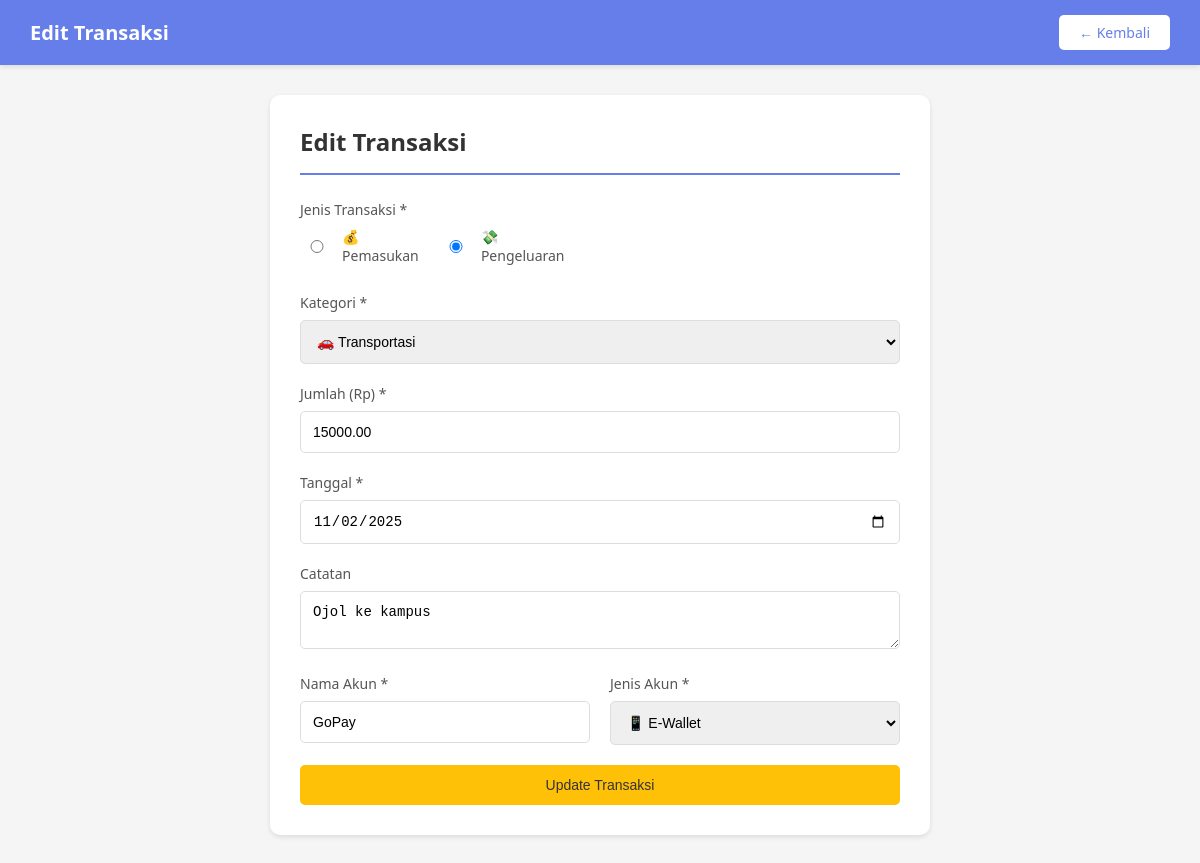
/edit_transaksi.php?id=4 (signed in), run on an earlier commit of the app's database.
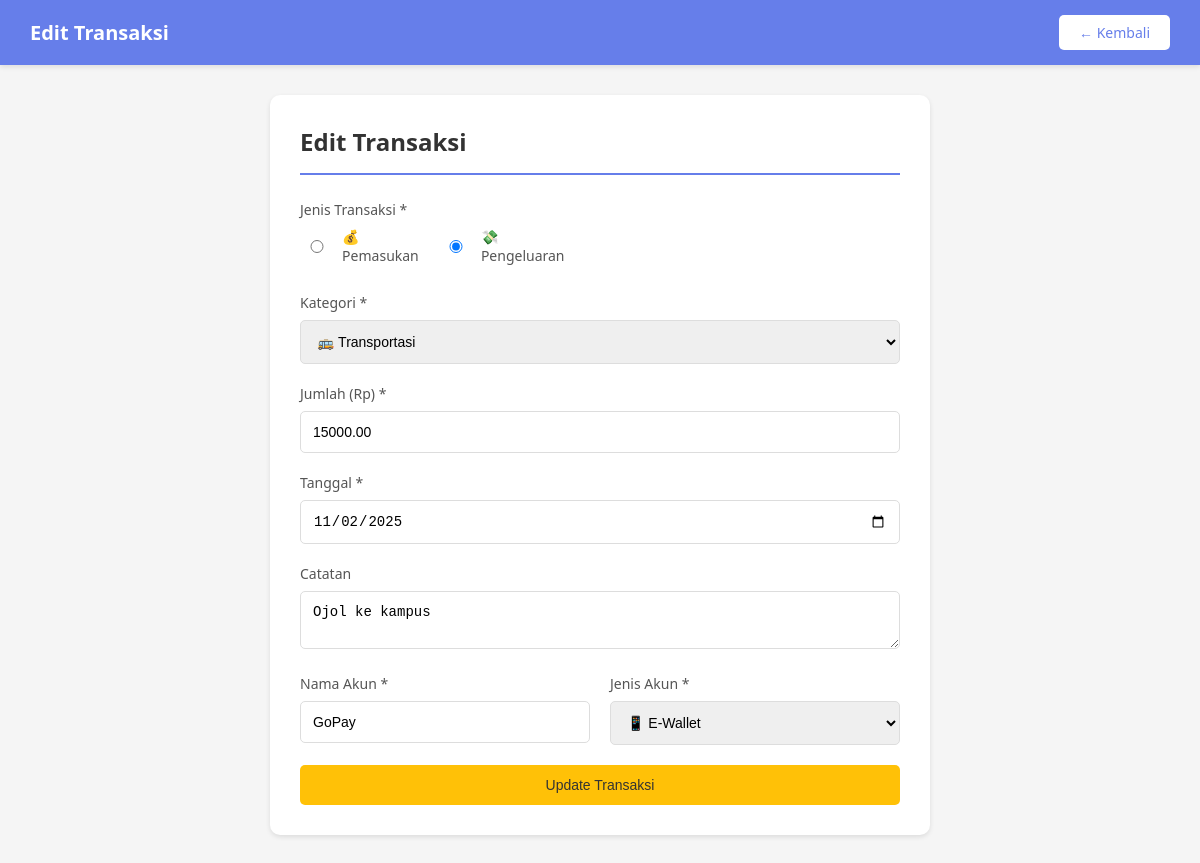
And on a later commit of the database.
### tables this page shows
CREATE TABLE `transaksi` (
  `id_transaksi` int(11) NOT NULL,
  `id_pengguna` int(11) NOT NULL,
  `id_kategori` int(11) NOT NULL,
  `jumlah` decimal(14,2) NOT NULL,
  `jenis_transaksi` enum('pengeluaran','pemasukan') NOT NULL,
  `tanggal_transaksi` date NOT NULL,
  `catatan` varchar(255) DEFAULT NULL,
  `nama_akun` varchar(80) DEFAULT 'Tunai',
  `jenis_akun` enum('tunai','bank','ewallet') DEFAULT 'tunai',
  `id_target` int(11) DEFAULT NULL,
  `dibuat_pada` timestamp NOT NULL DEFAULT current_timestamp()
);

CREATE TABLE `kategori` (
  `id_kategori` int(11) NOT NULL,
  `nama` varchar(80) NOT NULL,
  `jenis` enum('pengeluaran','pemasukan') NOT NULL DEFAULT 'pengeluaran',
  `warna` varchar(7) DEFAULT '#667eea',
  `ikon` varchar(10) DEFAULT '?',
  `dibuat_pada` timestamp NOT NULL DEFAULT current_timestamp()
);

### edit_transaksi.php (the view, shortened to what this page needs)
<?php
require_once 'config.php';
$user_id = $_SESSION['user_id'];
$id_transaksi = intval($_GET['id']);
$sql_transaksi = "SELECT * FROM transaksi WHERE id_transaksi = $id_transaksi AND id_pengguna = $user_id";
$result = mysqli_query($conn, $sql_transaksi);
$transaksi = mysqli_fetch_assoc($result);
$sql_kategori = "SELECT * FROM kategori ORDER BY jenis, nama";
$kategori = mysqli_query($conn, $sql_kategori);
?>
<!DOCTYPE html>
<html lang="id">
<head>
</head>
<body>
    <div class="navbar">
        <h1>Edit Transaksi</h1>
        <a href="dashboard.php" class="btn-back">← Kembali</a>
    </div>
    <div class="container">
        <div class="form-container">
            <h2>Edit Transaksi</h2>
            <form method="POST" action="">
                <div class="form-group">
                    <label>Jenis Transaksi *</label>
                    <div class="radio-group">
                        <label>
                            <input type="radio" name="jenis_transaksi" value="pemasukan"
                                   <?php echo $transaksi['jenis_transaksi'] == 'pemasukan' ? 'checked' : ''; ?>>
                            💰 Pemasukan
                        </label>
                        <label>
                            <input type="radio" name="jenis_transaksi" value="pengeluaran"
                                   <?php echo $transaksi['jenis_transaksi'] == 'pengeluaran' ? 'checked' : ''; ?>>
                            💸 Pengeluaran
                        </label>
                    </div>
                </div>
                <div class="form-group">
                    <label>Kategori *</label>
                    <select name="id_kategori" required>
                        <?php
                        $current_jenis = '';
                        while ($k = mysqli_fetch_assoc($kategori)):
                            if ($current_jenis !== $k['jenis']) {
                                if ($current_jenis !== '') echo '</optgroup>';
                                echo '<optgroup label="' . ucfirst($k['jenis']) . '">';
                                $current_jenis = $k['jenis'];
                            }
                        ?>
                            <option value="<?php echo $k['id_kategori']; ?>"
                                    <?php echo $transaksi['id_kategori'] == $k['id_kategori'] ? 'selected' : ''; ?>>
                                <?php echo $k['ikon'] . ' ' . $k['nama']; ?>
                            </option>
                        <?php endwhile; ?>
                        </optgroup>
                    </select>
                </div>
                <div class="form-group">
                    <label>Jumlah (Rp) *</label>
                    <input type="number" name="jumlah" required min="0" step="1000"
                           value="<?php echo $transaksi['jumlah']; ?>">
                </div>
                <div class="form-group">
                    <label>Tanggal *</label>
                    <input type="date" name="tanggal_transaksi" required
                           value="<?php echo $transaksi['tanggal_transaksi']; ?>">
                </div>
                <div class="form-group">
                    <label>Catatan</label>
                    <textarea name="catatan" rows="2"><?php echo $transaksi['catatan']; ?></textarea>
                </div>
                <div class="form-row">
                    <div class="form-group">
                        <label>Nama Akun *</label>
                        <input type="text" name="nama_akun" required
                               value="<?php echo $transaksi['nama_akun']; ?>">
                    </div>
                    <div class="form-group">
                        <label>Jenis Akun *</label>
                        <select name="jenis_akun" required>
                            <option value="ewallet" <?php echo $transaksi['jenis_akun'] == 'ewallet' ? 'selected' : ''; ?>>📱 E-Wallet</option>
                        </select>
                    </div>
                </div>
                <button type="submit" name="update" class="btn btn-warning">
                    Update Transaksi
                </button>
            </form>
        </div>
    </div>
</body>
</html>

What changed in the data, as far as the page shows it:
changed through a linked row, transaksi "☐ 💰 Pemasukan": id_kategori "🚗 Transportasi" → "🚌 Transportasi"
